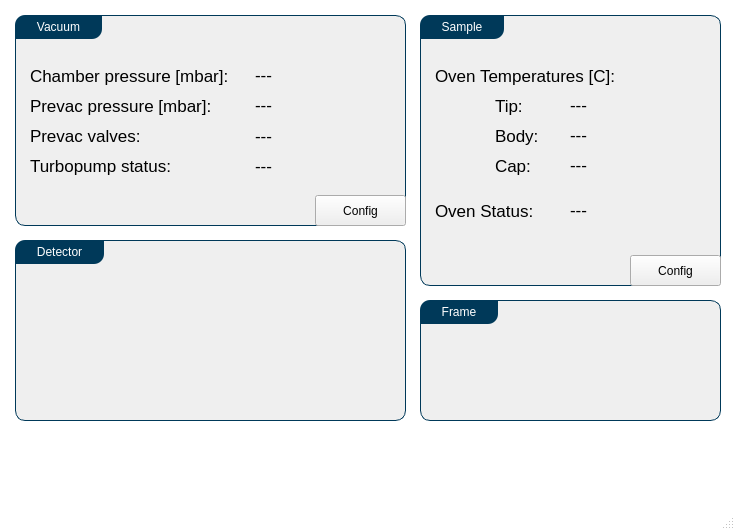
<?xml version="1.0" encoding="UTF-8"?>
<ui version="4.0">
 <class>mainWindow</class>
 <widget class="QMainWindow" name="mainWindow">
  <property name="geometry">
   <rect>
    <x>0</x>
    <y>0</y>
    <width>735</width>
    <height>530</height>
   </rect>
  </property>
  <property name="sizePolicy">
   <sizepolicy hsizetype="Fixed" vsizetype="Fixed">
    <horstretch>0</horstretch>
    <verstretch>0</verstretch>
   </sizepolicy>
  </property>
  <property name="windowTitle">
   <string>UrsaPQ Remote</string>
  </property>
  <property name="styleSheet">
   <string notr="true">#mainWidget, #statusBar {
	background-color: #FFFFFF;
}

QLabel {
	font-size: 12.5pt;
}

QGroupBox {
	background-color: #EFEFEF;
    border: 1px solid gray;
    border-color: #003959;
    border-radius: 10px;
}

QGroupBox::title {
    subcontrol-position: top left;
 	border-top-left-radius: 10px;
 	border-bottom-right-radius: 10px;
    padding: 5px 20px;
    background-color: #003959;
    color: rgb(255, 255, 255);
}

* [objectName$=&quot;SL&quot;]{
    background-color: grey;
    border: 0px solid;
 	border-top-right-radius: 10px;
 	border-bottom-left-radius: 10px;
}

* [objectName$=&quot;MB&quot;]{
    border: 1px solid #003959;
    background-color: #308CC6;
 	border-top-left-radius: 10px;
 	border-bottom-right-radius: 10px;
    color: rgb(255, 255, 255);
}

* [objectName$=&quot;MB&quot;]:hover{
    background-color: #98C6E3;
}

* [objectName$=&quot;MB&quot;]:pressed{
    background-color: #c6b301;
}
</string>
  </property>
  <widget class="QWidget" name="mainWidget">
   <widget class="QGroupBox" name="groupBox">
    <property name="geometry">
     <rect>
      <x>15</x>
      <y>15</y>
      <width>391</width>
      <height>211</height>
     </rect>
    </property>
    <property name="sizePolicy">
     <sizepolicy hsizetype="MinimumExpanding" vsizetype="MinimumExpanding">
      <horstretch>0</horstretch>
      <verstretch>0</verstretch>
     </sizepolicy>
    </property>
    <property name="tabletTracking">
     <bool>false</bool>
    </property>
    <property name="title">
     <string>Vacuum</string>
    </property>
    <property name="flat">
     <bool>false</bool>
    </property>
    <property name="checkable">
     <bool>false</bool>
    </property>
    <widget class="QLabel" name="chamberPressure">
     <property name="geometry">
      <rect>
       <x>240</x>
       <y>45</y>
       <width>136</width>
       <height>30</height>
      </rect>
     </property>
     <property name="text">
      <string>---</string>
     </property>
    </widget>
    <widget class="QLabel" name="label">
     <property name="geometry">
      <rect>
       <x>15</x>
       <y>75</y>
       <width>211</width>
       <height>31</height>
      </rect>
     </property>
     <property name="text">
      <string>Prevac pressure [mbar]:</string>
     </property>
    </widget>
    <widget class="QLabel" name="label_2">
     <property name="geometry">
      <rect>
       <x>15</x>
       <y>45</y>
       <width>211</width>
       <height>31</height>
      </rect>
     </property>
     <property name="text">
      <string>Chamber pressure [mbar]:</string>
     </property>
    </widget>
    <widget class="QLabel" name="prevacPressure">
     <property name="geometry">
      <rect>
       <x>240</x>
       <y>75</y>
       <width>136</width>
       <height>30</height>
      </rect>
     </property>
     <property name="text">
      <string>---</string>
     </property>
    </widget>
    <widget class="QLabel" name="label_3">
     <property name="geometry">
      <rect>
       <x>15</x>
       <y>105</y>
       <width>196</width>
       <height>31</height>
      </rect>
     </property>
     <property name="text">
      <string>Prevac valves:</string>
     </property>
    </widget>
    <widget class="QLabel" name="prevacValves">
     <property name="geometry">
      <rect>
       <x>240</x>
       <y>105</y>
       <width>136</width>
       <height>31</height>
      </rect>
     </property>
     <property name="text">
      <string>---</string>
     </property>
    </widget>
    <widget class="QLabel" name="label_4">
     <property name="geometry">
      <rect>
       <x>15</x>
       <y>135</y>
       <width>196</width>
       <height>31</height>
      </rect>
     </property>
     <property name="text">
      <string>Turbopump status:</string>
     </property>
    </widget>
    <widget class="QLabel" name="pumpStatus">
     <property name="geometry">
      <rect>
       <x>240</x>
       <y>135</y>
       <width>136</width>
       <height>31</height>
      </rect>
     </property>
     <property name="text">
      <string>---</string>
     </property>
    </widget>
    <widget class="QLabel" name="vacuum_SL">
     <property name="geometry">
      <rect>
       <x>360</x>
       <y>0</y>
       <width>31</width>
       <height>30</height>
      </rect>
     </property>
     <property name="text">
      <string/>
     </property>
    </widget>
    <widget class="QPushButton" name="vacuum_MB">
     <property name="geometry">
      <rect>
       <x>300</x>
       <y>180</y>
       <width>91</width>
       <height>31</height>
      </rect>
     </property>
     <property name="text">
      <string>Config</string>
     </property>
    </widget>
   </widget>
   <widget class="QGroupBox" name="groupBox_2">
    <property name="geometry">
     <rect>
      <x>15</x>
      <y>240</y>
      <width>391</width>
      <height>181</height>
     </rect>
    </property>
    <property name="title">
     <string>Detector</string>
    </property>
    <widget class="QLabel" name="detector_SL">
     <property name="geometry">
      <rect>
       <x>360</x>
       <y>0</y>
       <width>31</width>
       <height>30</height>
      </rect>
     </property>
     <property name="text">
      <string/>
     </property>
    </widget>
   </widget>
   <widget class="QGroupBox" name="groupBox_3">
    <property name="geometry">
     <rect>
      <x>420</x>
      <y>15</y>
      <width>301</width>
      <height>271</height>
     </rect>
    </property>
    <property name="title">
     <string>Sample</string>
    </property>
    <widget class="QPushButton" name="sample_MB">
     <property name="geometry">
      <rect>
       <x>210</x>
       <y>240</y>
       <width>91</width>
       <height>31</height>
      </rect>
     </property>
     <property name="text">
      <string>Config</string>
     </property>
    </widget>
    <widget class="QLabel" name="sample_SL">
     <property name="geometry">
      <rect>
       <x>270</x>
       <y>0</y>
       <width>31</width>
       <height>30</height>
      </rect>
     </property>
     <property name="text">
      <string/>
     </property>
    </widget>
    <widget class="QLabel" name="label_5">
     <property name="geometry">
      <rect>
       <x>15</x>
       <y>45</y>
       <width>271</width>
       <height>31</height>
      </rect>
     </property>
     <property name="text">
      <string>Oven Temperatures [C]:</string>
     </property>
    </widget>
    <widget class="QLabel" name="tipTemp">
     <property name="geometry">
      <rect>
       <x>150</x>
       <y>75</y>
       <width>121</width>
       <height>30</height>
      </rect>
     </property>
     <property name="text">
      <string>---</string>
     </property>
    </widget>
    <widget class="QLabel" name="label_6">
     <property name="geometry">
      <rect>
       <x>75</x>
       <y>75</y>
       <width>76</width>
       <height>31</height>
      </rect>
     </property>
     <property name="text">
      <string>Tip:</string>
     </property>
    </widget>
    <widget class="QLabel" name="label_7">
     <property name="geometry">
      <rect>
       <x>75</x>
       <y>105</y>
       <width>76</width>
       <height>31</height>
      </rect>
     </property>
     <property name="text">
      <string>Body:</string>
     </property>
    </widget>
    <widget class="QLabel" name="label_8">
     <property name="geometry">
      <rect>
       <x>75</x>
       <y>135</y>
       <width>76</width>
       <height>31</height>
      </rect>
     </property>
     <property name="text">
      <string>Cap:</string>
     </property>
    </widget>
    <widget class="QLabel" name="bodyTemp">
     <property name="geometry">
      <rect>
       <x>150</x>
       <y>105</y>
       <width>121</width>
       <height>30</height>
      </rect>
     </property>
     <property name="text">
      <string>---</string>
     </property>
    </widget>
    <widget class="QLabel" name="capTemp">
     <property name="geometry">
      <rect>
       <x>150</x>
       <y>135</y>
       <width>121</width>
       <height>30</height>
      </rect>
     </property>
     <property name="text">
      <string>---</string>
     </property>
    </widget>
    <widget class="QLabel" name="label_9">
     <property name="geometry">
      <rect>
       <x>15</x>
       <y>180</y>
       <width>241</width>
       <height>31</height>
      </rect>
     </property>
     <property name="text">
      <string>Oven Status:</string>
     </property>
    </widget>
    <widget class="QLabel" name="ovenStatus">
     <property name="geometry">
      <rect>
       <x>150</x>
       <y>180</y>
       <width>121</width>
       <height>30</height>
      </rect>
     </property>
     <property name="text">
      <string>---</string>
     </property>
    </widget>
   </widget>
   <widget class="QGroupBox" name="groupBox_4">
    <property name="geometry">
     <rect>
      <x>420</x>
      <y>300</y>
      <width>301</width>
      <height>121</height>
     </rect>
    </property>
    <property name="title">
     <string>Frame</string>
    </property>
   </widget>
  </widget>
  <widget class="QStatusBar" name="statusBar">
   <property name="enabled">
    <bool>true</bool>
   </property>
   <property name="sizeGripEnabled">
    <bool>true</bool>
   </property>
  </widget>
 </widget>
 <layoutdefault spacing="6" margin="11"/>
 <resources/>
 <connections/>
</ui>
